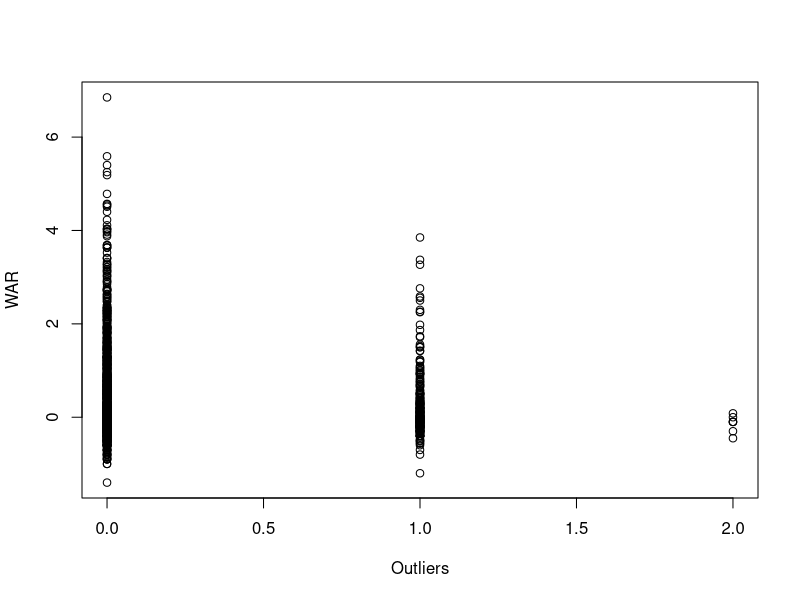
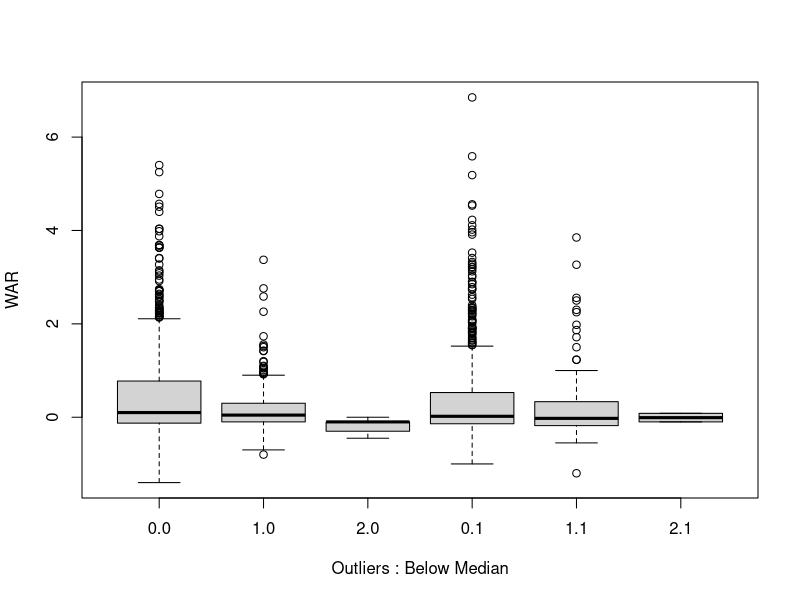
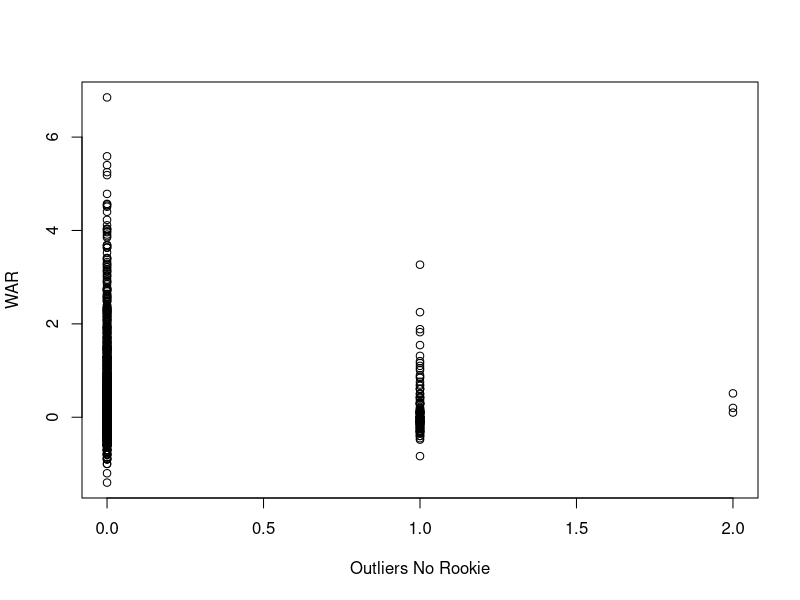
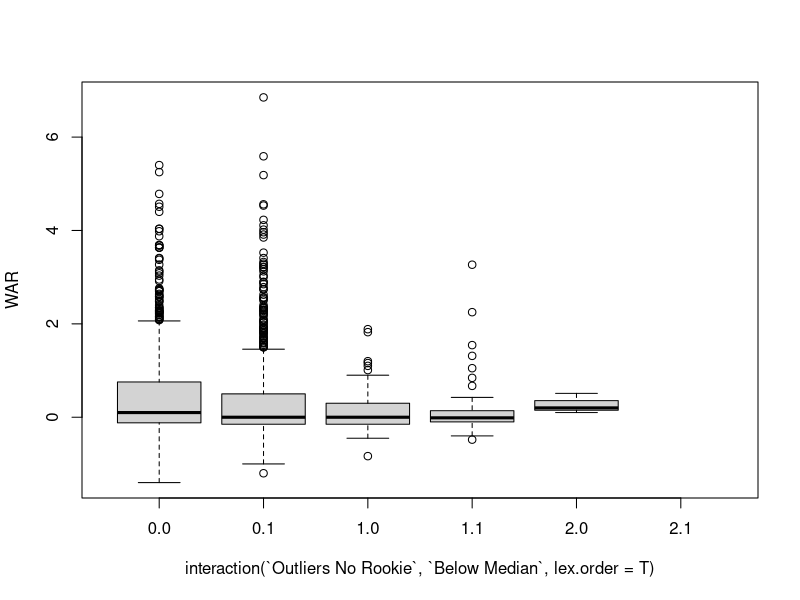

R code for these plots, in order:
library(tidyverse)


milb <- read_delim("MILB_Batting_GM.csv")
mlb <- read_delim("MLB_Batting.csv")

#library(openxlsx)
#write.xlsx(milb, '~/Desktop/Projects/new_file.xlsx')

players = unique(milb["Player ID"])

player_outliers <- data.frame()

for (id in unlist(players)){
  player_data = milb[milb["Player ID"] == id, ]
  # Example data: Number of games played in the minor leagues for each year
  games_played <- unlist(player_data["G"])
  
  # Calculate the interquartile range (IQR)
  Q1 <- quantile(games_played, 0.25)
  Q3 <- quantile(games_played, 0.75)
  IQR <- Q3 - Q1
  
  # Calculate the lower and upper fences
  lower_fence <- Q1 - (1.5 * IQR)
  upper_fence <- Q3 + (1.5 * IQR)
  
  # Identify outliers
  outliers <- games_played < lower_fence
  
  # Example data: Number of games played in the minor leagues for each year NO ROOKIE YEAR
  games_played_norook <- (unlist(player_data["G"]))[-1]
  
  # Calculate the interquartile range (IQR)
  Q1_norook <- quantile(games_played_norook, 0.25)
  Q3_norook <- quantile(games_played_norook, 0.75)
  IQR_norook <- Q3_norook - Q1_norook
  
  # Calculate the lower and upper fences
  lower_fence_norook <- Q1_norook - (1.5 * IQR_norook)
  upper_fence_norook <- Q3_norook + (1.5 * IQR_norook)
  
  # Identify outliers
  outliers_norook <- games_played_norook < lower_fence_norook
  
  # Display the outliers
  # Consider the rookie year numbers
  gp_out_sum <- sum(outliers)
  
  gp_out_norook <- sum(outliers_norook)
  
  # Get total number of years played
  n_years <- length(games_played)
  
  player_outliers = rbind(player_outliers , c(games = paste(games_played,collapse=','), 
                                              out_sum = gp_out_sum, 
                                              out_sum_norook = gp_out_norook,
                                              n_years = n_years, 
                                              player_id = id))
  
}

colnames(player_outliers) = c("Games Per Year", "Outliers", "Outliers No Rookie", 
                              "Number of Years Played", "Player ID")

player_outliers["Player ID"] = as.numeric(unlist(player_outliers["Player ID"]))
player_outliers["Outliers"] = as.numeric(unlist(player_outliers["Outliers"]))
player_outliers["Outliers No Rookie"] = as.numeric(unlist(player_outliers["Outliers No Rookie"]))
player_outliers["Number of Years Played"] = as.numeric(unlist(player_outliers["Number of Years Played"]))

games_player = milb %>% group_by(`Player ID`) %>% 
                summarise(mean_games=mean(G), prop_games=mean(GamesOverMax),
                .groups = 'drop')

games_player = left_join(games_player, player_outliers, by = "Player ID")

mlb_player = mlb[, c("G","PA","HR","R","RBI","SB","ISO","BABIP",
                     "AVG","OBP","SLG","wOBA","BsR","Off",
                     "Def","WAR", "Player ID")] %>% group_by(`Player ID`) %>% 
  summarise(across(everything(), mean),
            .groups = 'drop')  %>%
  as.data.frame()

full_data = left_join(mlb_player, games_player, by = "Player ID")

full_data["Below Median"] = ifelse(full_data["prop_games"] < median(as.numeric(unlist(full_data["prop_games"]))), 1, 0)


# ds_cor <- full_data %>%
#   select(-c(`Player ID`, `Games Per Year`)) %>% 
#   as.matrix() %>%
#   cor()
# 
# 
# library(corrplot)
# corrplot(ds_cor, type = "upper", order = "hclust", 
#          tl.col = "black", tl.srt = 45)

anova_model = aov(WAR ~ Outliers + `Below Median`, data = full_data)
summary(anova_model)
plot(WAR ~ Outliers, data = full_data)
boxplot(WAR ~ Outliers + `Below Median`, data= full_data)

anova_model = aov(WAR ~ `Outliers No Rookie` + `Below Median`, data = full_data)
summary(anova_model)
plot(WAR ~ `Outliers No Rookie`, data = full_data)
boxplot(WAR ~interaction(`Outliers No Rookie`, `Below Median`, lex.order=T), data= full_data)



